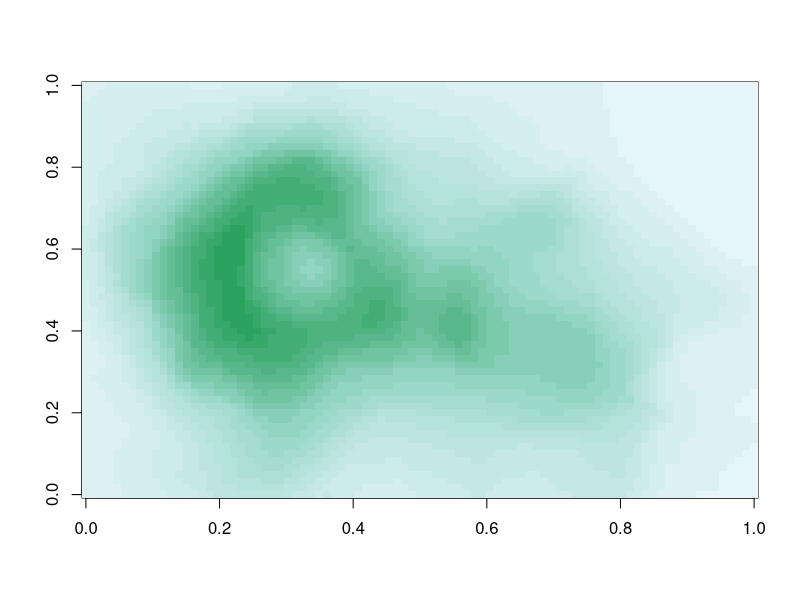
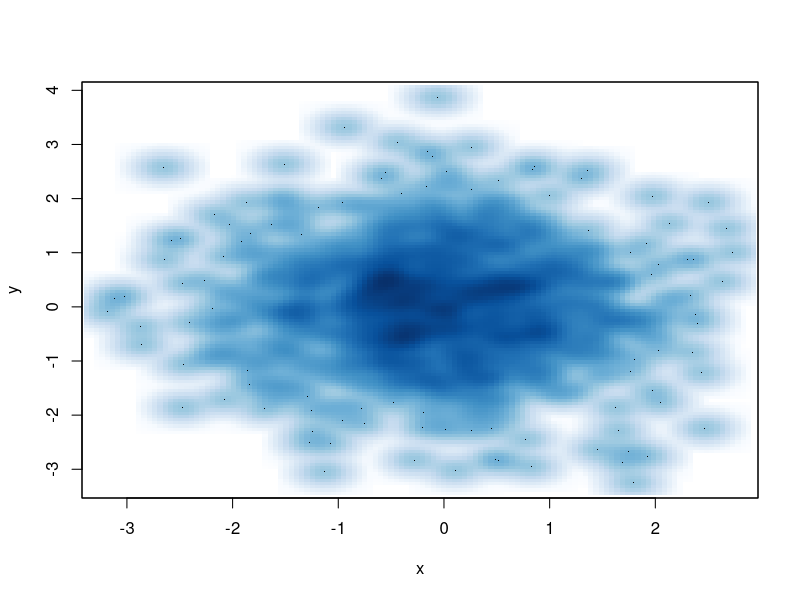
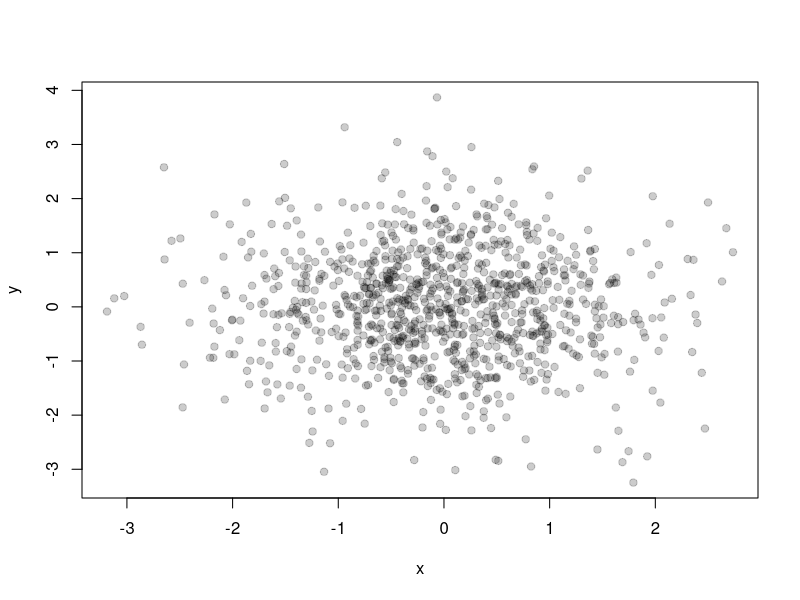

Reproduce these figures in R, in order.
# Plotting and color in R
library(grDevices)
colors() # list of colors you cna use in any plotting function
pal <- colorRamp(c("red", "blue")) # range from 0-1 red-blue
pal(0)
pal(1)
pal(.5)

pal(seq(0,1, len = 10))

pal <- colorRampPalette(c("red", "yellow"))
pal(2)
pal(10)

# RColorBrewer Package
library(RColorBrewer)
# sequential (continuous, ordered), diverging (+/- from mean) and 
# qualitative (factors, categorical) palettes
cols <- brewer.pal(3, "BuGn")
cols
pal <- colorRampPalette(cols)
image(volcano, col = pal(20))

# The smoothScatter function
# cool for scatter plots
x<-rnorm(1000)
y<-rnorm(1000)
smoothScatter(x,y)

# Notes
## rgb function produces hex string
## color transparency can be added via the alpha parameter to rgb
## the colorspace package can be used for a different control over colors

# Scatterplot with no transparency
plot(x,y, col = rgb(0,0,0,.2), pch = 19)
